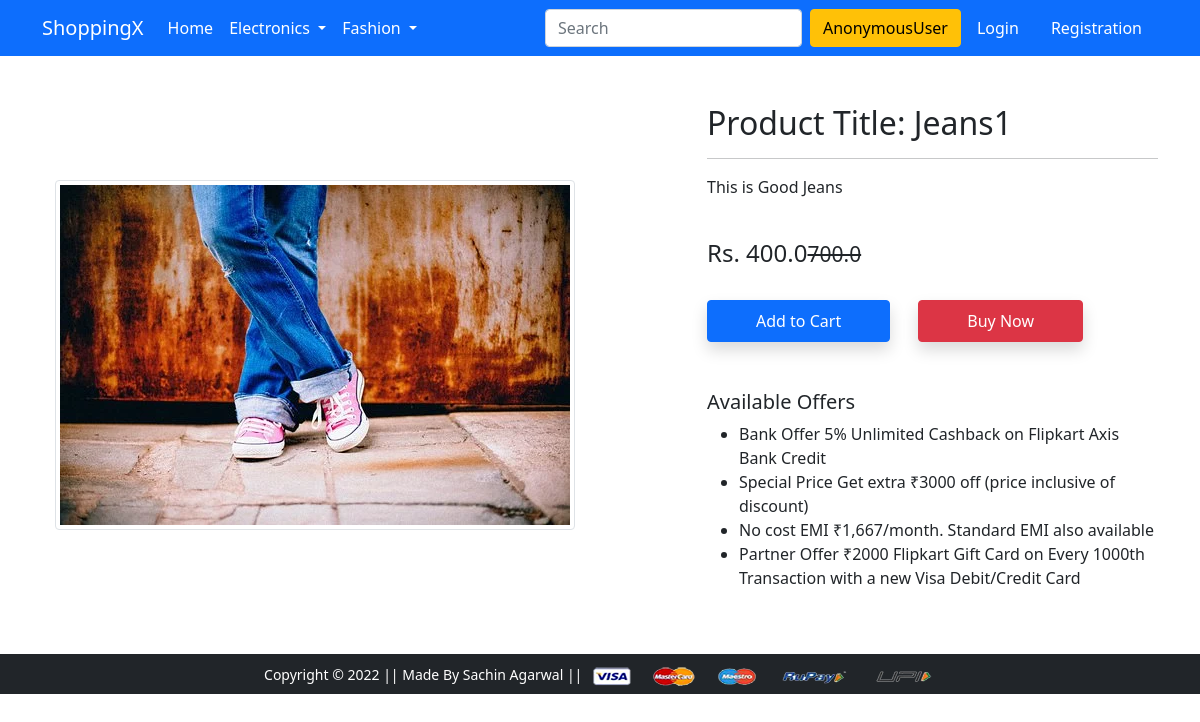
Screenshot of /product-detail/1 with the database file from the repository.
### app/models.py (models this page shows, shortened)
class Product(models.Model):
    title = models.CharField(max_length= 100)
    selling_price = models.FloatField()
    discount_price = models.FloatField()
    description = models.TextField()
    brand = models.CharField(max_length=100)
    category = models.CharField(choices = CATEGORY_CHOICES,  max_length=2)
    product_image = models.ImageField(upload_to='productimg')

### app/views.py (the view)
# urls.py: path('product-detail/<int:pk>', views.ProductDetailView.as_view(), name='product-detail'),
class ProductDetailView(View):
    def get(self, request,pk):
        product = Product.objects.get(pk=pk)
        return render(request, 'app/productdetail.html',{'product':product})

### app/templates/app/productdetail.html (shortened to what this page needs)
{% extends 'app/base.html' %}
{% load static %}
{% block main-content %}
<div class="container my-5">
 <div class="row">
  <div class="col-sm-6 text-center align-self-center">
   <img src="{{product.product_image.url}}" alt="" class="img-fluid img-thumbnail">
  </div>
  <div class="col-sm-5 offset-sm-1">
   <h2>Product Title: {{product.title}}</h2>
   <hr>
   <p>{{product.description}}</p> <br>
   <h4>Rs. {{product.discount_price}}<small class="fw-light text-decoration-line-through">{{product.selling_price}}</small></h4> <br>
   <form action="/add-to-cart" class = "d-inline">
   <button type="submit" class="btn btn-primary shadow px-5 py-2"> Add to Cart </button>
   </form>
   <a href="{% url 'buy-now' %}" class="btn btn-danger shadow px-5 py-2 ms-4">Buy Now</a>
   <h5 class="mt-5">Available Offers</h5>
   <ul>
    <li>Bank Offer 5% Unlimited Cashback on Flipkart Axis Bank Credit</li>
    <li>Special Price Get extra ₹3000 off (price inclusive of discount)</li>
    <li>No cost EMI ₹1,667/month. Standard EMI also available</li>
    <li>Partner Offer ₹2000 Flipkart Gift Card on Every 1000th Transaction with a new Visa Debit/Credit Card</li>
   </ul>
  </div>
 </div>
</div>
{% endblock main-content %}

### rows the page displays
Product: product_image (picture), title "Jeans1", description "This is Good Jeans", discount_price "400.0", selling_price "700.0"

### other values shown
{{ request.user }} "AnonymousUser"
